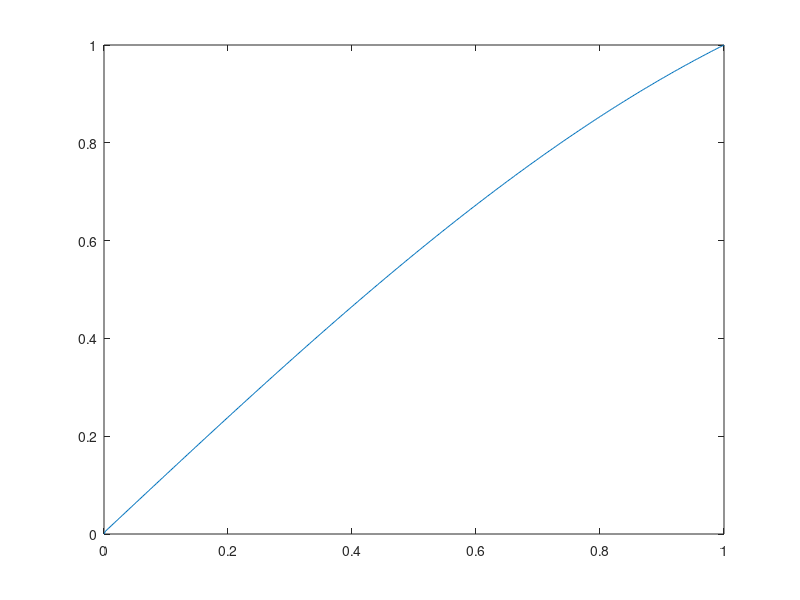

The MATLAB source for this figure:
%solving the problem y"+y=0 by finite difference method
%using central differences
h=1/400;
N=1/h;
x=[0:h:1];
a=zeros(1,N+1);
b=zeros(1,N+1);
c=zeros(1,N+1);
d=zeros(1,N+1);
n=1;
%generating all the matrix elements of the tridiagonal system
% note that the realtions used below have been derived taking into
% consideration the given linear differential equation
while(n<=N+1)
    a(n)=-1-(h*(-0)/2);
    b(n)=-(h^2)*0;
    c(n)=-1+(h*(0)/2);
    d(n)=2+(h*h)*(-1);
    n=n+1;
end
y=zeros(1,N+2);% the solution matrix
y(1)=0;
y(N+2)=1;% these initial values are known
% now build the matrix 
% it gets really tricky here however there is a function in built in MATLAB
% but using it would require some modifications
a1=zeros(1,N);n=1;
c1=zeros(1,N);
while(n<=N)
    a1(n)=a(n+1);
    c1(n)=c(n);
    n=n+1;
end
% using these matrices d,a1,c1 we built the tridiagonal system
A=gallery('tridiag',a1,d,c1);% A is the tridiagonal matrix
B=zeros(N+1,1);n=1;
while(n<=N)
    B(n,1)=b(n);
    n=n+1;
end
B(N+1,1)=b(N+1)-c(N+1);
g=zeros(N+1,1);
g=A\B;%solving the equation
n=2;
while(n<=N+1)
    y(n)=g(n);
    n=n+1;
end
z=[0:1/(N+1):1];
plot(z,y);